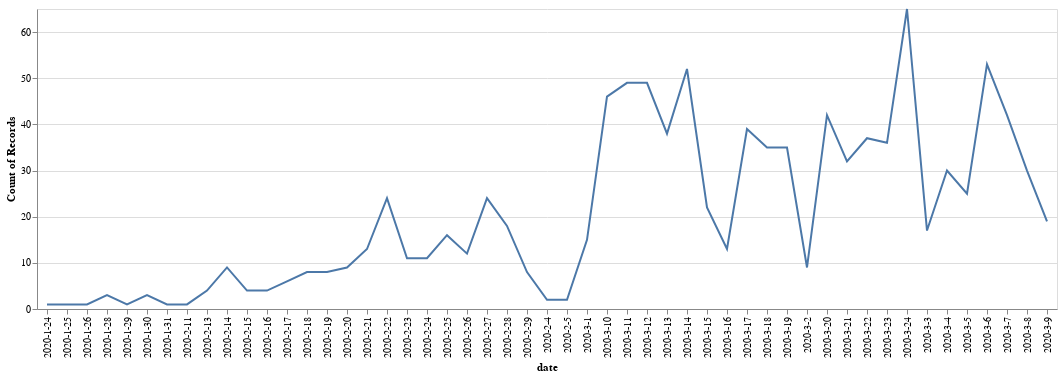

The notebook cell this image was saved under:
### Code cell
alt.Chart(df).mark_line().encode(
    alt.X("date"),
    y='count()',
)

### Figure 1 — Vega-Lite specification as saved in the notebook (floating-point values rounded to 4 significant figures; data arrays with more than 128 entries replaced by an {"elided": "..."} marker saying what was removed)
{"config": {"view": {"continuousWidth": 400, "continuousHeight": 300}}, "data": {"name": "data-d0b4bdc3f7cbfb794bc832502f289a14"}, "mark": "line", "encoding": {"x": {"type": "nominal", "field": "date"}, "y": {"type": "quantitative", "aggregate": "count"}}, "$schema": "https://vega.github.io/schema/vega-lite/v4.0.2.json", "datasets": {"data-d0b4bdc3f7cbfb794bc832502f289a14": {"elided": "1035 records"}}}
